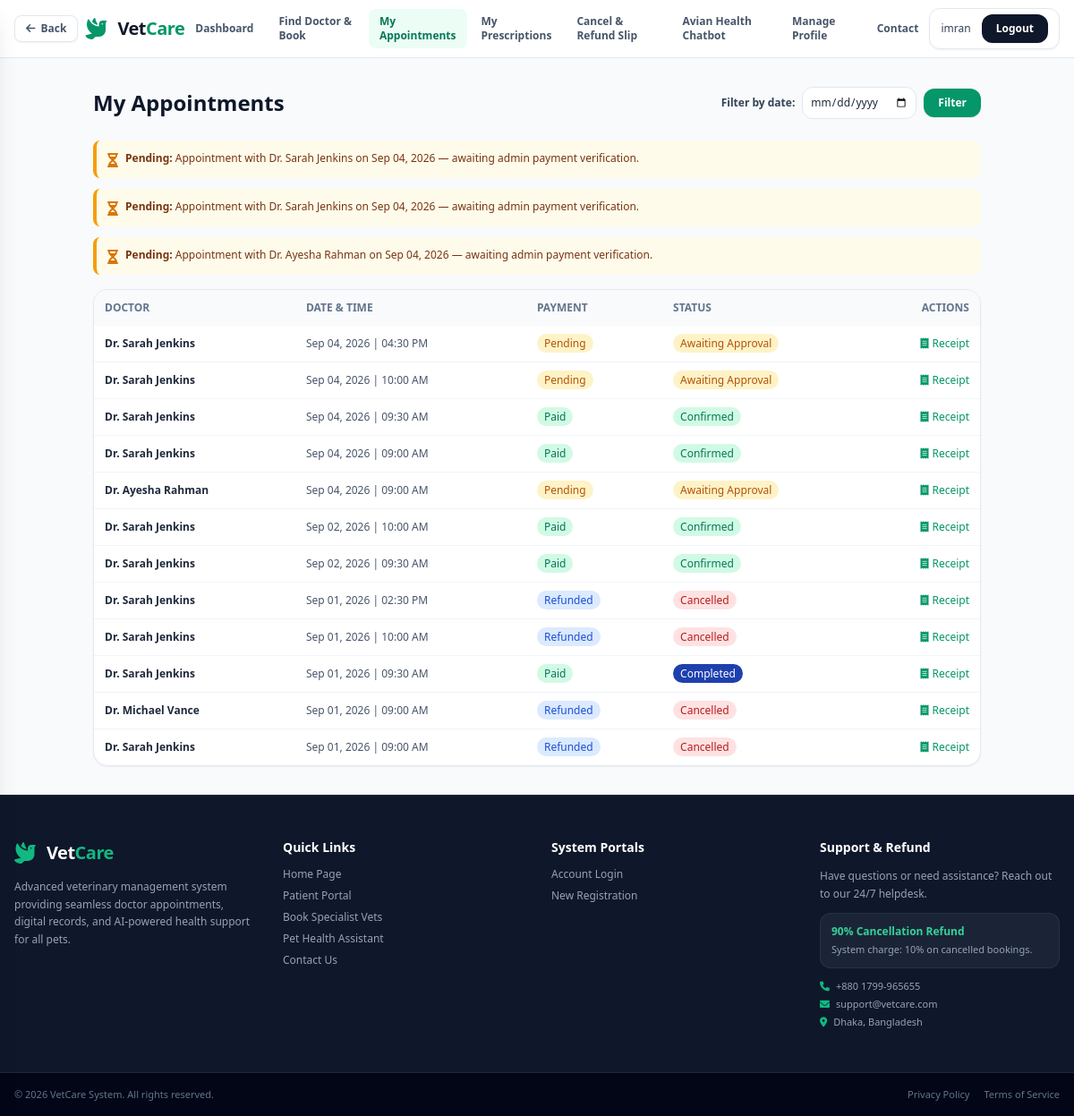
Before: /my-appointments/ (signed in) with the older database file.
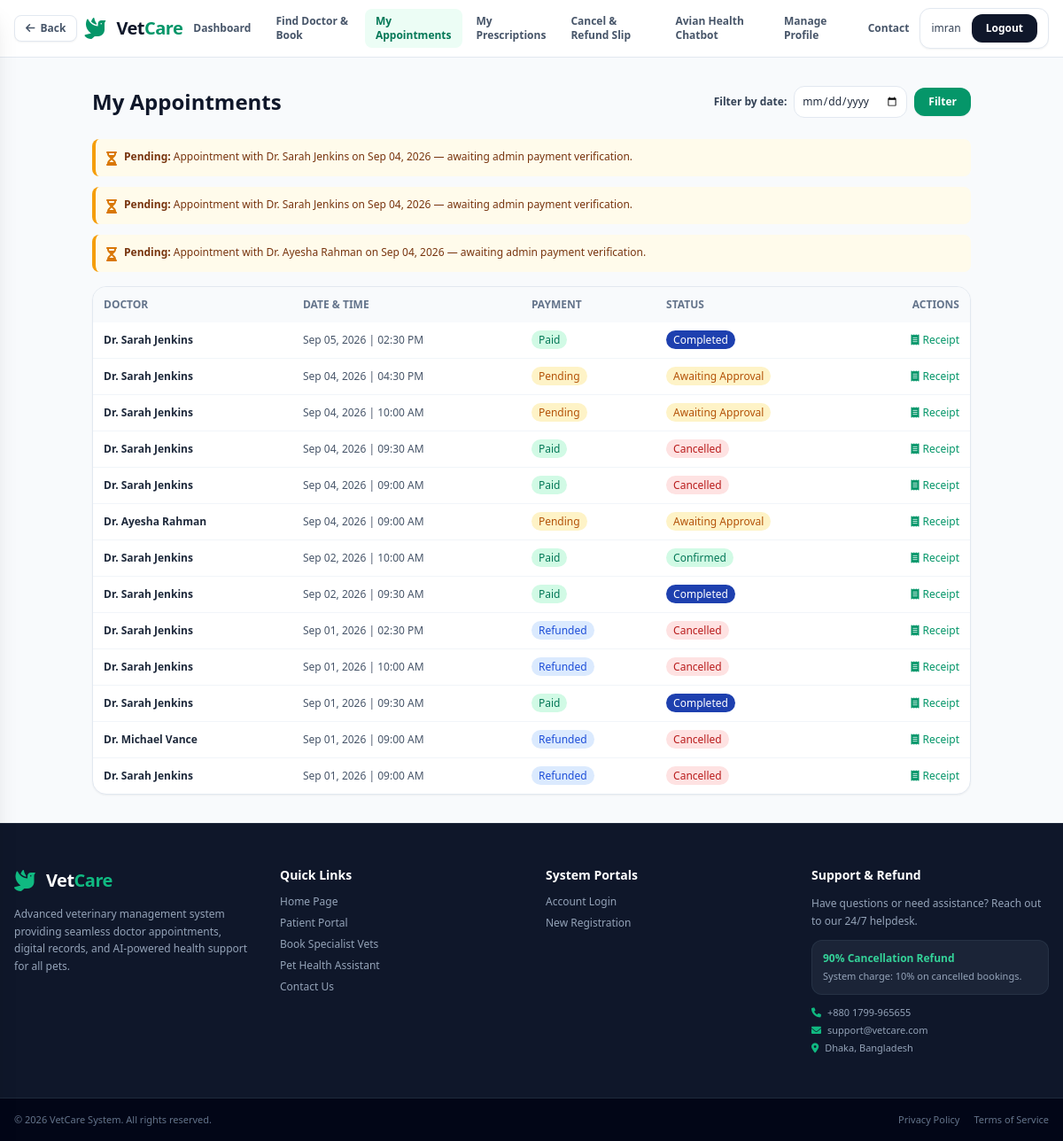
After: the same page with the newer database file.
### booking/models.py (models this page shows, shortened)
class Appointment(models.Model):
    STATUS_CHOICES = (
        ('PENDING', 'Pending'),
        ('CONFIRMED', 'Confirmed'),
        ('COMPLETED', 'Completed'),
        ('CANCELLED', 'Cancelled'),
    )
    patient = models.ForeignKey('patient.Patient', on_delete=models.CASCADE, related_name='appointments')
    doctor = models.ForeignKey('vet.Doctor', on_delete=models.CASCADE, related_name='appointments')
    date = models.DateField()
    time = models.TimeField()
    status = models.CharField(max_length=20, choices=STATUS_CHOICES, default='PENDING')
    fee = models.DecimalField(max_digits=8, decimal_places=2, default=1500.00)
    notes = models.TextField(blank=True)
    created_at = models.DateTimeField(auto_now_add=True)
    updated_at = models.DateTimeField(auto_now=True)
    class Meta:
        ordering = ['-date', '-time']

### vet/models.py (models this page shows, shortened)
class Doctor(models.Model):
    user = models.OneToOneField(settings.AUTH_USER_MODEL, on_delete=models.CASCADE, related_name='doctor_profile')
    specialty = models.CharField(max_length=100)
    experience_years = models.IntegerField(default=0)
    qualification = models.CharField(max_length=200, blank=True)
    license_number = models.CharField(max_length=50, blank=True)
    consultation_fee = models.DecimalField(max_digits=8, decimal_places=2, default=1500.00)
    bio = models.TextField(blank=True)
    is_active = models.BooleanField(default=True)
    created_at = models.DateTimeField(auto_now_add=True)

### accounts/models.py (models this page shows, shortened)
class User(AbstractUser):
    ROLE_CHOICES = (
        ('PATIENT', 'Patient'),
        ('DOCTOR', 'Doctor'),
        ('ADMIN', 'Admin'),
    )
    role = models.CharField(max_length=20, choices=ROLE_CHOICES, default='PATIENT')
    phone = models.CharField(max_length=20, blank=True)
    country_code = models.CharField(max_length=5, default='+880', blank=True)
    address = models.TextField(blank=True)
    created_at = models.DateTimeField(auto_now_add=True)

### patient/views.py (the view)
# urls.py: path('my-appointments/', views.my_appointments, name='my_appointments'),
@login_required
def my_appointments(request):
    if request.user.role != 'PATIENT':
        return render(request, '403.html', status=403)
    from datetime import datetime
    selected_date_str = request.GET.get('date', '').strip()
    selected_date = None
    if selected_date_str:
        try:
            selected_date = datetime.strptime(selected_date_str, '%Y-%m-%d').date()
        except ValueError:
            selected_date = None
    try:
        patient = request.user.patient_profile
        appointments = patient.appointments.select_related('doctor__user', 'payment').order_by('-date', '-time')
        if selected_date is not None:
            appointments = appointments.filter(date=selected_date)
    except Patient.DoesNotExist:
        patient = None
        appointments = []
    context = {
        'patient': patient,
        'appointments': appointments,
        'selected_date': selected_date_str,
    }
    return render(request, 'my_appointments.html', context)

### vetcure/templates/my_appointments.html (shortened to what the changed rows need)
{% extends 'base.html' %}
{% block content %}
<div class="flex-grow max-w-5xl w-full mx-auto px-4 py-8">
    <div class="flex flex-col md:flex-row md:items-center md:justify-between gap-4 mb-6">
        <h1 class="text-2xl font-bold text-slate-900">My Appointments</h1>
    </div>
    <div class="space-y-3 mb-4">
        {% for apt in appointments %}
            {% if apt.payment.status == "PENDING" and apt.status == "PENDING" %}
            <div class="bg-amber-50 border-l-4 border-amber-500 rounded-lg p-3 flex items-start gap-2">
                <i class="fa-solid fa-hourglass-half text-amber-600 mt-0.5"></i>
                <div class="flex-1 text-xs text-amber-900">
                    <strong>Pending:</strong> Appointment with Dr. {{ apt.doctor.user.get_full_name }} on {{ apt.date|date:"M d, Y" }} — awaiting admin payment verification.
                </div>
            </div>
            {% endif %}
        {% endfor %}
    </div>
    <div class="bg-white rounded-2xl border border-slate-200 shadow-sm overflow-hidden">
        <div class="overflow-x-auto">
            <table class="w-full text-left text-xs text-slate-600">
                <thead class="bg-slate-50 text-slate-500 uppercase">
                    <tr>
                        <th class="p-3">Doctor</th>
                        <th class="p-3">Date & Time</th>
                        <th class="p-3">Payment</th>
                        <th class="p-3">Status</th>
                        <th class="p-3 text-right">Actions</th>
                    </tr>
                </thead>
                <tbody class="divide-y divide-slate-100">
                    {% for appointment in appointments %}
                    <tr>
                        <td class="p-3 font-semibold text-slate-800">Dr. {{ appointment.doctor.user.get_full_name }}</td>
                        <td class="p-3">{{ appointment.date|date:"M d, Y" }} | {{ appointment.time|time:"h:i A" }}</td>
                        <td class="p-3">
                            {% if appointment.payment.status == "PAID" %}
                            <span class="bg-emerald-100 text-emerald-700 px-2 py-0.5 rounded-full font-medium">Paid</span>
                            {% elif appointment.payment.status == "PENDING" %}
                            <span class="bg-amber-100 text-amber-700 px-2 py-0.5 rounded-full font-medium">Pending</span>
                            {% elif appointment.payment.status == "REFUNDED" %}
                            <span class="bg-blue-100 text-blue-700 px-2 py-0.5 rounded-full font-medium">Refunded</span>
                            {% else %}
                            <span class="bg-red-100 text-red-700 px-2 py-0.5 rounded-full font-medium">{{ appointment.payment.status }}</span>
                            {% endif %}
                        </td>
                        <td class="p-3">
                            {% if appointment.status == "CONFIRMED" %}
                            <span class="bg-emerald-100 text-emerald-700 px-2 py-0.5 rounded-full font-medium">Confirmed</span>
                            {% elif appointment.status == "PENDING" %}
                            <span class="bg-amber-100 text-amber-700 px-2 py-0.5 rounded-full font-medium">Awaiting Approval</span>
                            {% elif appointment.status == "COMPLETED" %}
                            <span class="bg-blue-800 text-white px-2 py-0.5 rounded-full font-medium">Completed</span>
                            {% else %}
                            <span class="bg-red-100 text-red-700 px-2 py-0.5 rounded-full font-medium">Cancelled</span>
                            {% endif %}
                        </td>
                        <td class="p-3 text-right">
                            <a href="{% url 'receipt' appointment.id %}" target="_blank" class="inline-flex items-center gap-1 text-emerald-600 font-medium hover:underline">
                                <i class="fa-solid fa-receipt"></i> Receipt
                            </a>
                        </td>
                    </tr>
                    {% empty %}
                    <tr>
                        <td colspan="5" class="p-6 text-center text-slate-500">No appointments yet. <a href="{% url 'booking_doctors' %}" class="text-emerald-600 font-semibold hover:underline">Book one now</a></td>
                    </tr>
                    {% endfor %}
                </tbody>
            </table>
        </div>
    </div>
</div>
{% endblock %}

Changed rows visible on the page:
added Appointment: doctor.user.get_full_name "Sarah Jenkins", date "Sep 05, 2026", time "02:30 PM", shows "Paid", status "Completed"
changed Appointment (number 5 of 13 on the later page): status "Confirmed" → "Cancelled"
changed Appointment (number 6 of 13 on the later page): status "Confirmed" → "Cancelled"
changed Appointment (number 8 of 13 on the later page): status "Confirmed" → "Completed"
